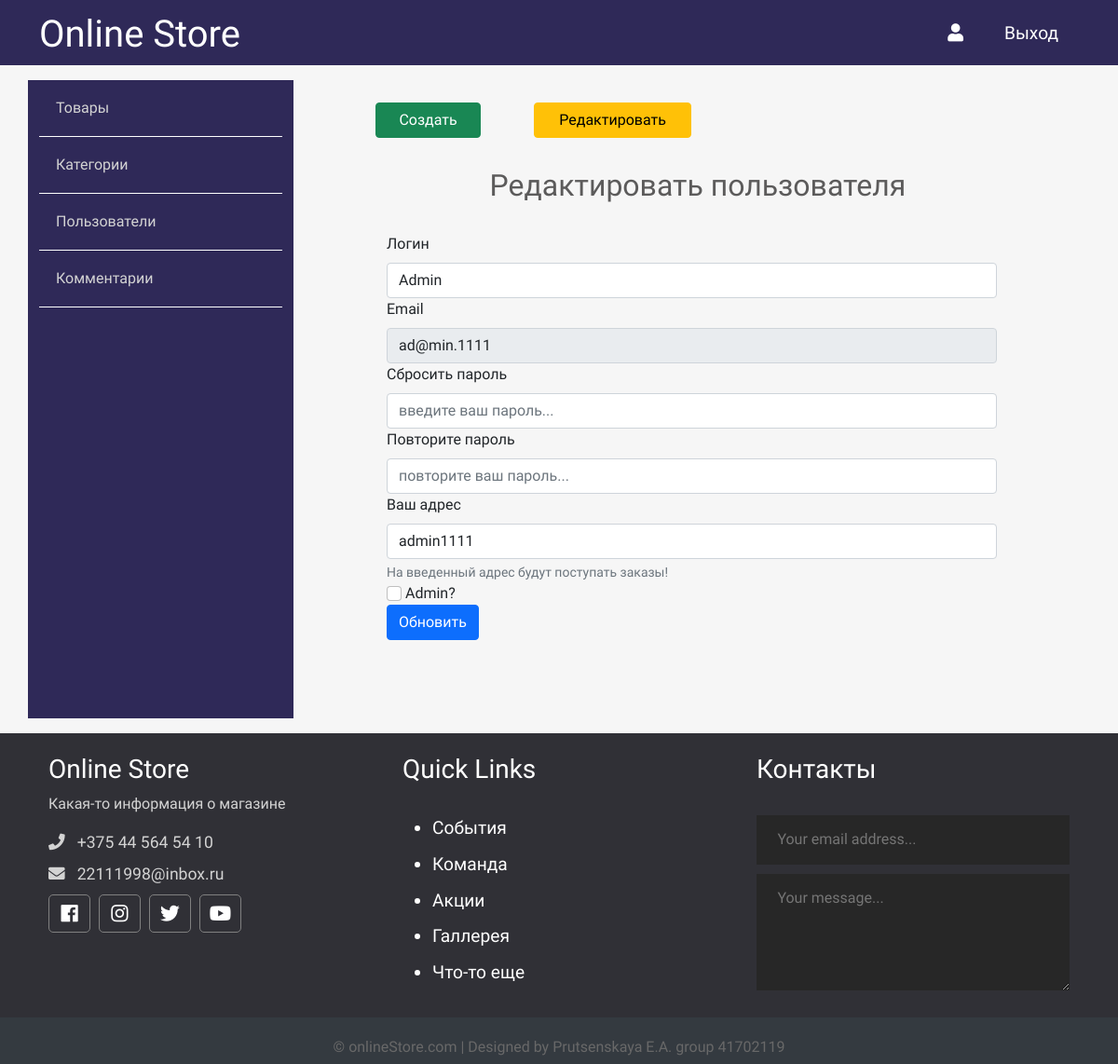
The page /admin/users/edit.php?edit_id=11 on the database its author committed.
### tables this page shows
CREATE TABLE `users` (
  `id` int NOT NULL,
  `userroot` tinyint NOT NULL,
  `username` varchar(255) NOT NULL,
  `email` varchar(255) NOT NULL,
  `password` varchar(255) NOT NULL,
  `adres` varchar(255) NOT NULL
);

### app/database/db.php (called while the page is built, shortened)
<?php
require 'connect.php';
function dbCheckError($query){
    $errInfo = $query->errorInfo();
    return true;
}
function selectOne($table, $params = []){
    global $pdo;
    $sql = "SELECT * FROM $table";
    if(!empty($params)){
        $i = 0;
        foreach ($params as $key => $value){
            if ($i === 0){
                $sql = $sql . " WHERE $key=$value";
            }else{
                $sql = $sql . " AND $key=$value";
            }
            $i++;
        }
    }
    $query = $pdo->prepare($sql);
    $query->execute();
    return $query->fetch();
}

### app/controllers/users.php (called while the page is built, shortened)
<?php include "e:/serverAmpps/Ampps/www/OnlineStore/app/database/db.php";
if($_SERVER['REQUEST_METHOD'] === 'GET' && isset($_GET['edit_id'])){
    $user = selectOne('users', ['id' => $_GET['edit_id']]);
    $username = $user['username'];
    $email = $user['email'];
    $adres = $user['adres'];
}

### admin/users/edit.php (the view, shortened to what this page needs)
<?php
include "../../app/controllers/users.php";
?>
<!doctype html>
<html lang="en">
<head>
    <link href="https://cdn.jsdelivr.net/npm/bootstrap@5.0.0-beta2/dist/css/bootstrap.min.css" rel="stylesheet">
    <link rel="stylesheet" href="https://use.fontawesome.com/releases/v5.7.2/css/all.css"
>
    <link rel="stylesheet" href="../../assets/css/admin.css">
</head>
<body>
<?php include("../../app/include/header-admin.php"); ?>
<div class="container">
    <?php include "../../app/include/sidebar-admin.php"; ?>
    <div class="posts col-9">
        <div class="button row">
            <a href="<?php echo "http://localhost/OnlineStore/" . "admin/users/create.php";?>" class="col-2 btn btn-success">Создать</a>
            <span class="col-1"></span>
            <a href="<?php echo "http://localhost/OnlineStore/" . "admin/users/index.php";?>" class="col-3 btn btn-warning">Редактировать</a>
        </div>
        <div class="row title-table">
            <h2>Редактировать пользователя</h2>
        </div>
        <div class="row add-post">
            <div class="mb-12 col-12 col-md-12 err">
            </div>
            <form action="edit.php" method="post">
                <div class="col">
                    <label for="formGroupExampleInput" class="form-label">Логин</label>
                    <input name="login" value="<?=$username;?>" type="text" class="form-control" id="formGroupExampleInput" placeholder="введите ваш логин...">
                </div>
                <div class="col">
                    <label for="exampleInputEmail1" class="form-label">Email</label>
                    <input name="mail" value="<?=$email;?>" type="email" class="form-control" readonly id="exampleInputEmail1" aria-describedby="emailHelp" placeholder="введите ваш email...">
                </div>
                <div class="col">
                    <label for="exampleInputPassword1" class="form-label">Сбросить пароль</label>
                    <input name="pass-first" type="password" class="form-control" id="exampleInputPassword1" placeholder="введите ваш пароль...">
                </div>
                <div class="col">
                    <label for="exampleInputPassword2" class="form-label">Повторите пароль</label>
                    <input name="pass-second" type="password" class="form-control" id="exampleInputPassword2" placeholder="повторите ваш пароль...">
                </div>
                <div class="col">
                        <label for="exampleInputAdres" class="form-label">Ваш адрес</label>
                        <input name="adres" value="<?=$adres;?>" type="text" class="form-control" id="exampleInputAdres" placeholder="введите ваш адрес...">
                        <div id="adresHelp" class="form-text">На введенный адрес будут поступать заказы!</div>
                    </div>
                <input name="userroot" class="form-check-input" value="1" type="checkbox" id="flexCheckChecked">
                <label class="form-check-label" for="flexCheckChecked">
                    Admin?
                </label>
                <div class="col">
                    <button name="update-user" class="btn btn-primary" type="submit">Обновить</button>
                </div>
            </form>
        </div>
    </div>
</div>
</div>
<?php include("../../app/include/footer.php"); ?>
</body>
</html>

### assets/css/admin.css (style rules this page uses)
* { font-family: 'Comfortaa', cursive; }
html, h1, h2, h3, h4, h5, h6 { color: #5c5b5b; }
body { background: #f6f6f6; }
a { text-decoration: none; color: inherit; }
.posts { height: 100%; padding: 40px 100px 100px; }
.posts h2 { text-align: center; margin: 2rem 0 0 0.4rem; }
.add-post .err { padding: 1rem 0; color: red; }

### rows shown on the page
users: login "Admin", mail "ad@min.1111", adres "admin1111"
